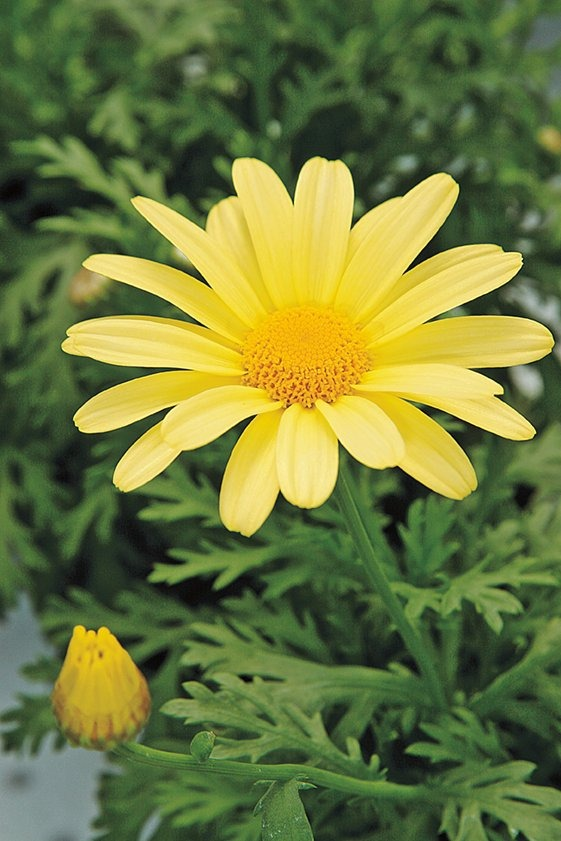
#> input picture images/q9_daisy.jpeg, 561 x 841 px, found by its file name
$ python q8_zoom.py
#> lines starting #> are read from the running program, lines starting #| are printed output that depends on the picture
"""EN3160 A01 - Q8: Custom image zoom (nearest-neighbor & bilinear interpolation).

NOTE: the course-provided "two large originals + three zoomed-out versions"
test set was not supplied to this script. As a stand-in, a large image is
downsampled by 4x (by area averaging, to emulate a pre-shrunk small image)
and then the custom zoom function is used to scale it back up by 4x; the
result is compared with the true original via normalized SSD. Swap in the
actual course-provided small/large image pairs before final submission --
the zoom() function itself does not change.
"""
import cv2
import numpy as np
import matplotlib.pyplot as plt

def zoom(im, s, method="bilinear"):
    """Zoom a (grayscale or color) image by factor s in (0, 10].

    method: 'nearest' or 'bilinear'
    """
    assert 0 < s <= 10
    h, w = im.shape[:2]
    new_h, new_w = max(1, round(h * s)), max(1, round(w * s))
    im_f = im.astype(np.float64)
    out_shape = (new_h, new_w) if im.ndim == 2 else (new_h, new_w, im.shape[2])
    out = np.zeros(out_shape, dtype=np.float64)

    # Map output pixel centers back to input coordinates
    ys = (np.arange(new_h) + 0.5) / s - 0.5
    xs = (np.arange(new_w) + 0.5) / s - 0.5

    if method == "nearest":
        yi = np.clip(np.round(ys), 0, h - 1).astype(int)
        xi = np.clip(np.round(xs), 0, w - 1).astype(int)
        out = im_f[yi][:, xi]
    elif method == "bilinear":
        y0 = np.clip(np.floor(ys), 0, h - 1).astype(int)
        y1 = np.clip(y0 + 1, 0, h - 1)
        x0 = np.clip(np.floor(xs), 0, w - 1).astype(int)
        x1 = np.clip(x0 + 1, 0, w - 1)
        wy = np.clip(ys - y0, 0, 1)[:, None]
        wx = np.clip(xs - x0, 0, 1)[None, :]

        if im.ndim == 3:
            wy = wy[:, :, None]
            wx = wx[:, :, None]
        Ia = im_f[y0][:, x0]
        Ib = im_f[y0][:, x1]
        Ic = im_f[y1][:, x0]
        Id = im_f[y1][:, x1]
        top = Ia * (1 - wx) + Ib * wx
        bot = Ic * (1 - wx) + Id * wx
        out = top * (1 - wy) + bot * wy
    else:
        raise ValueError("method must be 'nearest' or 'bilinear'")

    return np.clip(out, 0, 255).astype(np.uint8)

def normalized_ssd(a, b):
    a = a.astype(np.float64); b = b.astype(np.float64)
    return np.sum((a - b) ** 2) / a.size

if __name__ == "__main__":
    original = cv2.imread("/home/claude/en3160_a01/images/q9_daisy.jpeg")
#> original is the input picture: shape (841, 561, 3); mean B, G, R 60.7, 120.3, 108.5
    h, w = original.shape[:2]
#> h = 841; w = 561
    h4, w4 = h - (h % 4), w - (w % 4)
#> h4 = 840; w4 = 560
    original = original[:h4, :w4]
#> original: shape (840, 560, 3)

    small = cv2.resize(original, (w4 // 4, h4 // 4), interpolation=cv2.INTER_AREA)
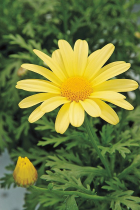
#> small: shape (210, 140, 3); mean B, G, R 60.7, 120.4, 108.6

    zoomed_nn = zoom(small, 4.0, method="nearest")
    zoomed_bl = zoom(small, 4.0, method="bilinear")
#> call 2 of zoom, with s = 4, method = 'bilinear'
#> in zoom (call 2), `Ib = im_f[y0][:, x1]`:
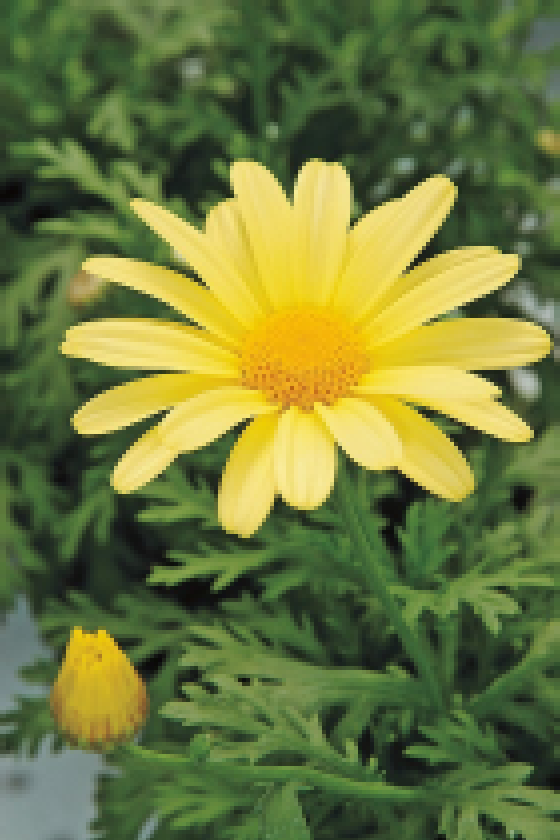
#> Ib: shape (840, 560, 3) float64; mean B, G, R 60.7, 120.4, 108.6
#> in zoom (call 2), `Ic = im_f[y1][:, x0]`:
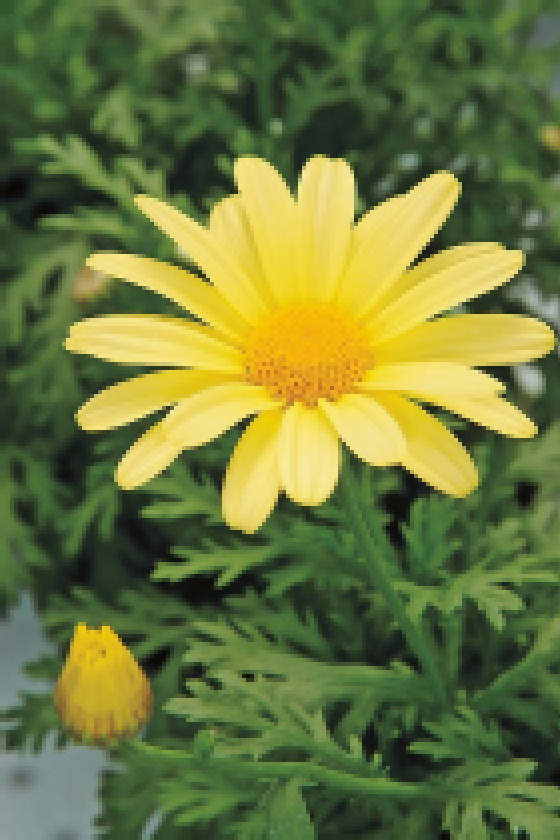
#> Ic: shape (840, 560, 3) float64; mean B, G, R 60.7, 120.3, 108.5
#> in zoom (call 2), `Id = im_f[y1][:, x1]`:
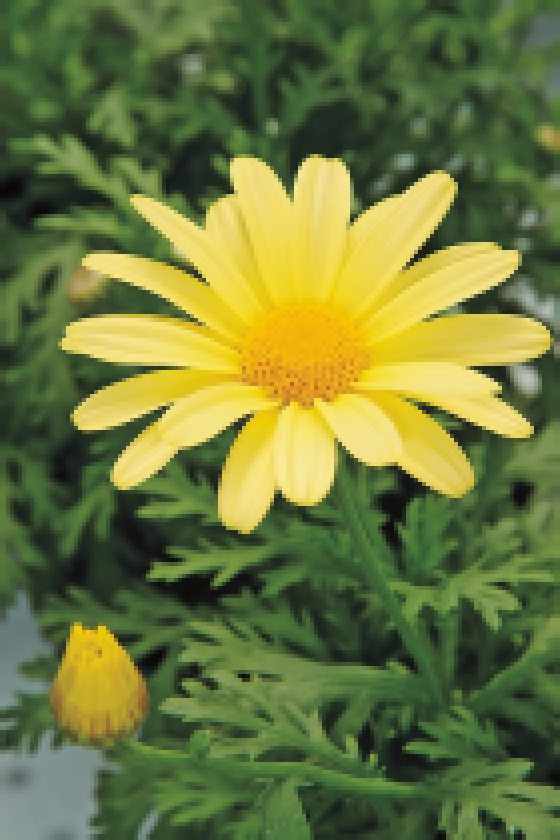
#> Id: shape (840, 560, 3) float64; mean B, G, R 60.7, 120.4, 108.6
#> in zoom (call 2), `top = Ia * (1 - wx) + Ib * wx`:
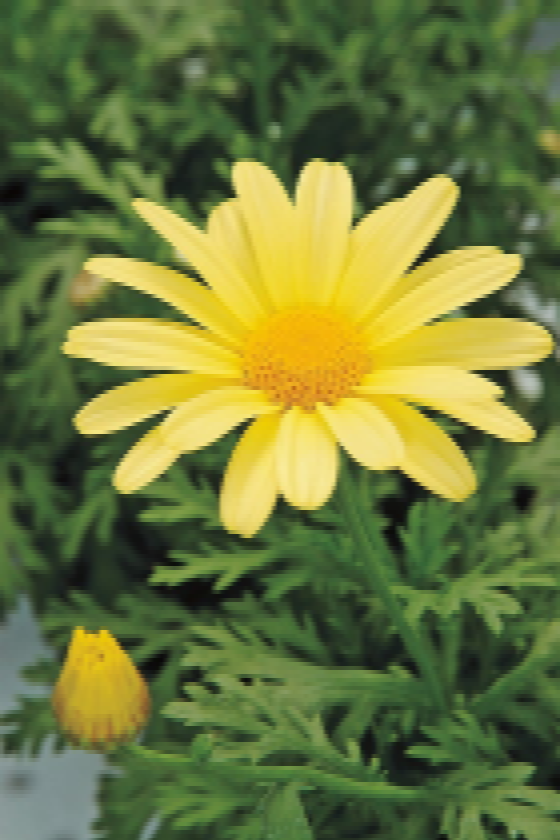
#> top: shape (840, 560, 3) float64; mean B, G, R 60.7, 120.4, 108.6
#> in zoom (call 2), `bot = Ic * (1 - wx) + Id * wx`:
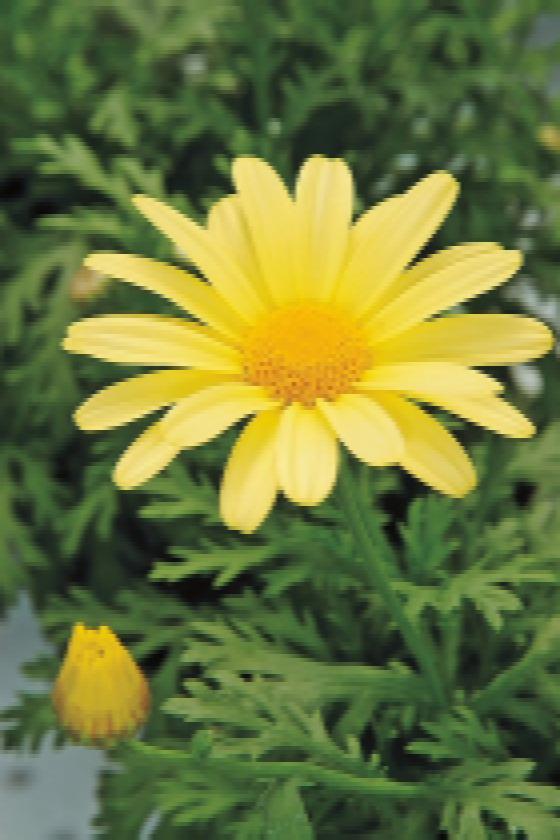
#> bot: shape (840, 560, 3) float64; mean B, G, R 60.7, 120.3, 108.5

    ssd_nn = normalized_ssd(zoomed_nn, original)
#> ssd_nn = 122.3
    ssd_bl = normalized_ssd(zoomed_bl, original)
#> ssd_bl = 93.96
    print(f"Normalized SSD  nearest-neighbor: {ssd_nn:.3f}")
#| Normalized SSD  nearest-neighbor: 122.309
    print(f"Normalized SSD  bilinear        : {ssd_bl:.3f}")
#| Normalized SSD  bilinear        : 93.961

    fig, axes = plt.subplots(1, 4, figsize=(16, 5))
    for ax, im, title in zip(
        axes,
        [small, original, zoomed_nn, zoomed_bl],
        ["(a) Small (1/4x)", "(b) Original (ground truth)",
         f"(c) Zoomed x4 nearest\nSSD={ssd_nn:.2f}", f"(d) Zoomed x4 bilinear\nSSD={ssd_bl:.2f}"],
    ):
        ax.imshow(cv2.cvtColor(im, cv2.COLOR_BGR2RGB)); ax.axis("off"); ax.set_title(title)
#> this loop made 4 passes
#> title on passes 1 to 2: '(a) Small (1/4x)', '(b) Original (ground truth)'
    plt.tight_layout()
    plt.savefig("/home/claude/en3160_a01/figures/q8_result.png", dpi=150)
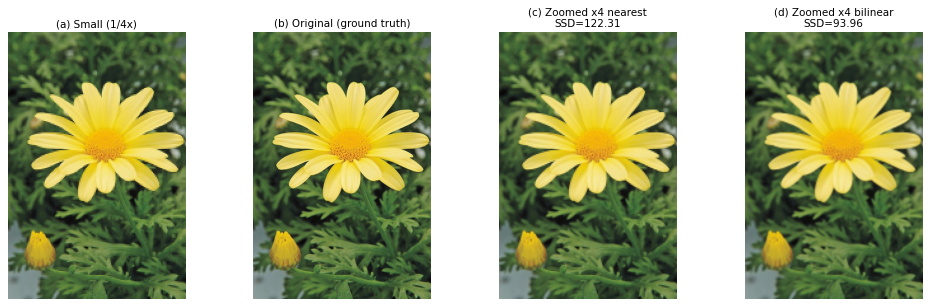
#> figure drawn by matplotlib, 4 panels
    print("saved q8_result.png")

$ run again, with images/q10_lake.jpeg copied over images/q9_daisy.jpeg
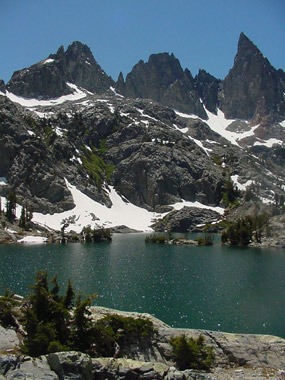
#> input picture images/q10_lake.jpeg, 285 x 380 px, found by its file name
#> original is the input picture: shape (380, 285, 3); mean B, G, R 92.6, 88.6, 75.1
#> original: shape (380, 284, 3)
#> in zoom (call 2), `out = top * (1 - wy) + bot * wy`:
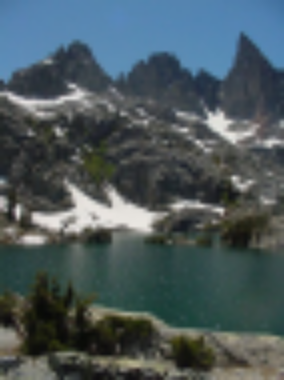
#> out: shape (380, 284, 3) float64; mean B, G, R 92.6, 88.5, 75.1
#> ssd_nn = 465.8
#> ssd_bl = 428.4
#| Normalized SSD  nearest-neighbor: 465.822
#| Normalized SSD  bilinear        : 428.408
#> the loop `for ax, im, title in zip( axes, [small, original, zoomed_nn, zoomed_bl..` made 4 passes
#> title on passes 1 to 2: '(a) Small (1/4x)', '(b) Original (ground truth)'
#> `plt.savefig("/home/claude/en3160_a01/figures/q8_result.png", dpi=150)`:
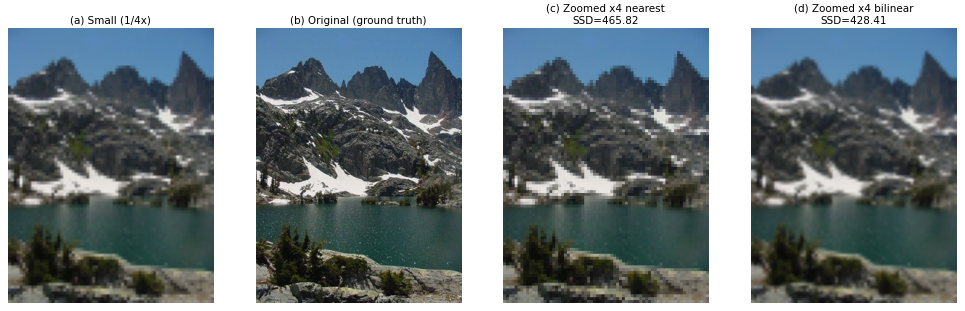
#> figure drawn by matplotlib, 4 panels

$ run again, with images/q1_emma.jpeg copied over images/q9_daisy.jpeg
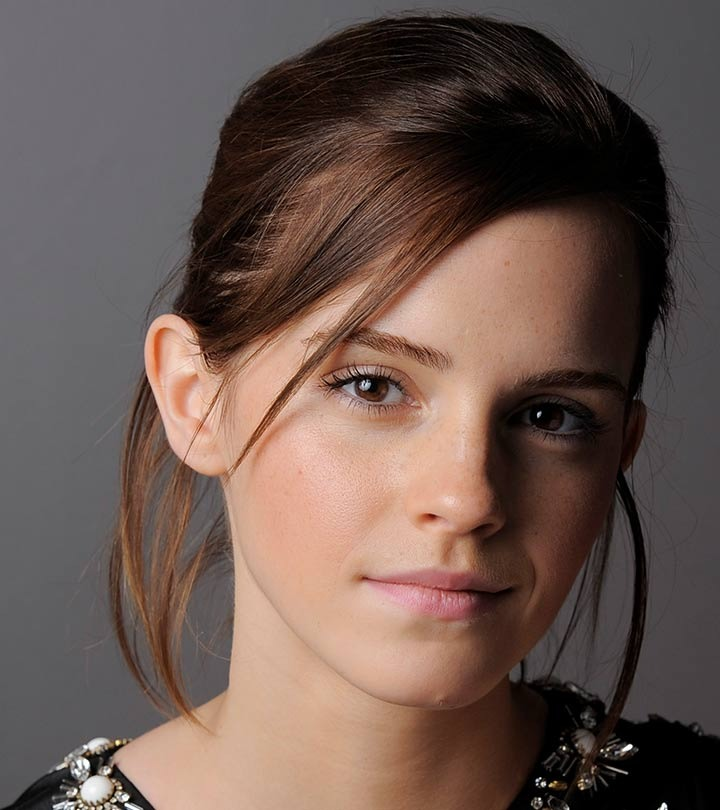
#> input picture images/q1_emma.jpeg, 720 x 810 px, found by its file name
#> original is the input picture: shape (810, 720, 3); mean B, G, R 80.1, 87.4, 106.8
#> original: shape (808, 720, 3)
#> in zoom (call 2), `Id = im_f[y1][:, x1]`:
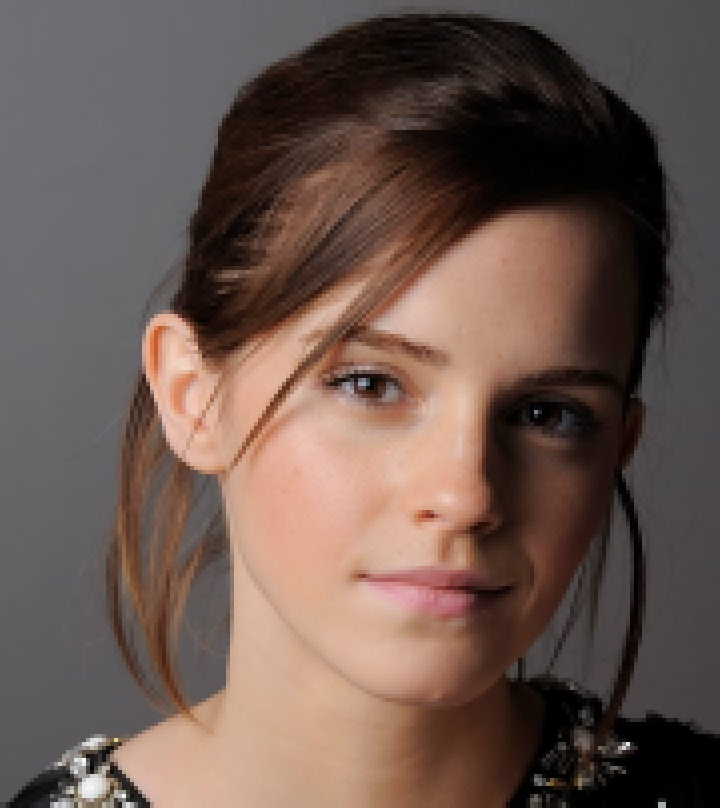
#> Id: shape (808, 720, 3) float64; mean B, G, R 79.9, 87.3, 106.7
#> ssd_nn = 81.8
#> ssd_bl = 71.79
#| Normalized SSD  nearest-neighbor: 81.800
#| Normalized SSD  bilinear        : 71.788
#> the loop `for ax, im, title in zip( axes, [small, original, zoomed_nn, zoomed_bl..` made 4 passes
#> title on passes 1 to 2: '(a) Small (1/4x)', '(b) Original (ground truth)'
#> `plt.savefig("/home/claude/en3160_a01/figures/q8_result.png", dpi=150)`:
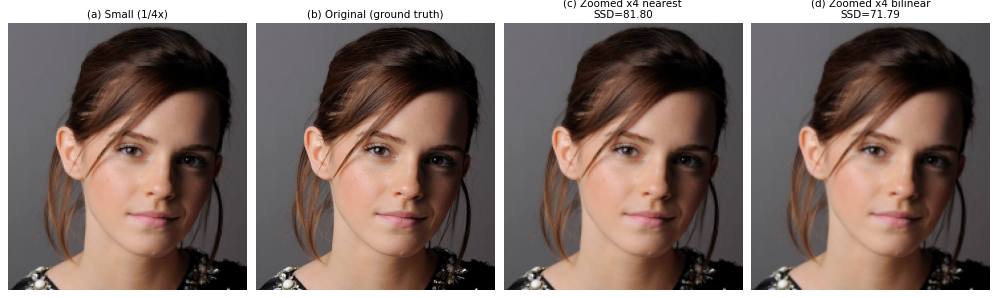
#> figure drawn by matplotlib, 4 panels
